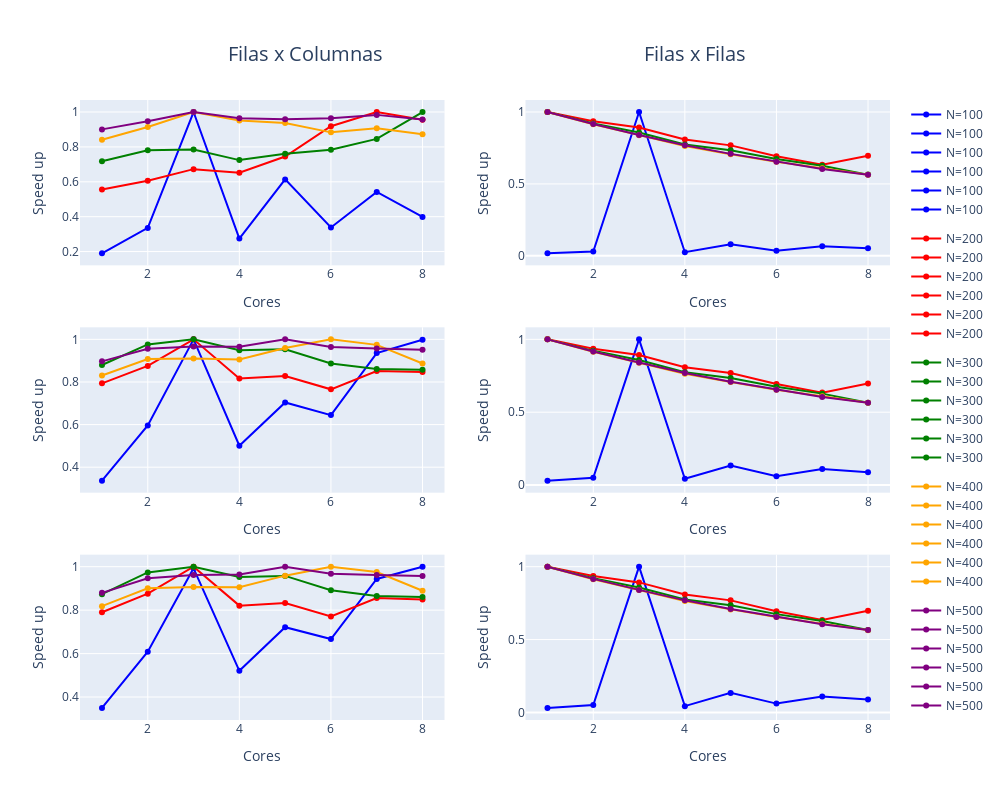

Notebook code cell kept with this figure:
### Code cell
comparacion_prueba1 = pd.merge(left=FilasxColumnasM1_promedio, right=FilasxFilasM1_promedio, how='inner', on=['N', 'CORES'])
comparacion_prueba2 = pd.merge(left=FilasxColumnasM2_promedio, right=FilasxFilasM2_promedio, how='inner', on=['N', 'CORES'])
comparacion_prueba3 = pd.merge(left=FilasxColumnasM3_promedio, right=FilasxFilasM2_promedio, how='inner', on=['N', 'CORES'])

fig = make_subplots(rows=3, cols=2)
for i, n_value in enumerate(comparacion_prueba1['N'].unique()):
    color = colors[i % len(colors)]  # Seleccionar un color de la paleta
    # Gráficas sobre la maquina 1
    fig.add_trace(go.Scatter(x=comparacion_prueba1[comparacion_prueba1['N'] == n_value]['CORES'], 
                             y=comparacion_prueba1[comparacion_prueba1['N'] == n_value]['SPEED_UP_x'], mode='lines+markers', name=f'N={n_value}', line=dict(color=color), showlegend=True, legendgroup=f"N={n_value}"), row=1, col=1)
    fig.add_trace(go.Scatter(x=comparacion_prueba1[comparacion_prueba1['N'] == n_value]['CORES'], 
                             y=comparacion_prueba1[comparacion_prueba1['N'] == n_value]['SPEED_UP_y'], mode='lines+markers', name=f'N={n_value}', line=dict(color=color), showlegend=True, legendgroup=f"N={n_value}"), row=1, col=2)
    # Gráficas sobre la maquina 2
    fig.add_trace(go.Scatter(x=comparacion_prueba2[comparacion_prueba2['N'] == n_value]['CORES'], 
                             y=comparacion_prueba2[comparacion_prueba2['N'] == n_value]['SPEED_UP_x'], mode='lines+markers', name=f'N={n_value}', line=dict(color=color), showlegend=True, legendgroup=f"N={n_value}"), row=2, col=1)
    fig.add_trace(go.Scatter(x=comparacion_prueba2[comparacion_prueba2['N'] == n_value]['CORES'], 
                             y=comparacion_prueba2[comparacion_prueba2['N'] == n_value]['SPEED_UP_y'], mode='lines+markers', name=f'N={n_value}', line=dict(color=color), showlegend=True, legendgroup=f"N={n_value}"), row=2, col=2)
    # Gráficas sobre la maquina 3
    fig.add_trace(go.Scatter(x=comparacion_prueba3[comparacion_prueba3['N'] == n_value]['CORES'], 
                             y=comparacion_prueba3[comparacion_prueba3['N'] == n_value]['SPEED_UP_x'], mode='lines+markers', name=f'N={n_value}', line=dict(color=color), showlegend=True, legendgroup=f"N={n_value}"), row=3, col=1)
    fig.add_trace(go.Scatter(x=comparacion_prueba3[comparacion_prueba3['N'] == n_value]['CORES'], 
                             y=comparacion_prueba3[comparacion_prueba3['N'] == n_value]['SPEED_UP_y'], mode='lines+markers', name=f'N={n_value}', line=dict(color=color), showlegend=True, legendgroup=f"N={n_value}"), row=3, col=2)

# Actualizar el diseño del gráfico
fig.update_xaxes(title_text="Cores", row=1, col=1)
fig.update_yaxes(title_text="Speed up", row=1, col=1)

fig.update_xaxes(title_text="Cores", row=1, col=2)
fig.update_yaxes(title_text="Speed up", row=1, col=2)

fig.update_xaxes(title_text="Cores", row=2, col=1)
fig.update_yaxes(title_text="Speed up", row=2, col=1)

fig.update_xaxes(title_text="Cores", row=2, col=2)
fig.update_yaxes(title_text="Speed up", row=2, col=2)

fig.update_xaxes(title_text="Cores", row=3, col=1)
fig.update_yaxes(title_text="Speed up", row=3, col=1)

fig.update_xaxes(title_text="Cores", row=3, col=2)
fig.update_yaxes(title_text="Speed up", row=3, col=2)

fig.update_layout(annotations=[
    dict(text="Filas x Columnas", x=0.18, y=1.1, xref="paper", yref="paper", showarrow=False, font=dict(size=20)),
    dict(text="Filas x Filas", x=0.825, y=1.1, xref="paper", yref="paper", showarrow=False, font=dict(size=20))
])

fig.update_layout(height=800, width=1000)
# Mostrar el gráfico
fig.show()

### Figure 1 — Plotly figure (JSON) as saved in the notebook; plotly's stock layout.template omitted (floating-point values rounded to 4 significant figures)
{"data": [{"legendgroup": "N=100", "line": {"color": "blue"}, "mode": "lines+markers", "name": "N=100", "showlegend": true, "type": "scatter", "x": [1, 2, 3, 4, 5, 6, 7, 8], "xaxis": "x", "y": [0.1899, 0.3358, 1, 0.2745, 0.6138, 0.3382, 0.5417, 0.3988], "yaxis": "y"}, {"legendgroup": "N=100", "line": {"color": "blue"}, "mode": "lines+markers", "name": "N=100", "showlegend": true, "type": "scatter", "x": [1, 2, 3, 4, 5, 6, 7, 8], "xaxis": "x2", "y": [0.01759, 0.02948, 1, 0.0252, 0.08109, 0.03554, 0.06594, 0.05256], "yaxis": "y2"}, {"legendgroup": "N=100", "line": {"color": "blue"}, "mode": "lines+markers", "name": "N=100", "showlegend": true, "type": "scatter", "x": [1, 2, 3, 4, 5, 6, 7, 8], "xaxis": "x3", "y": [0.3369, 0.596, 1, 0.5011, 0.7039, 0.6445, 0.9357, 0.9979], "yaxis": "y3"}, {"legendgroup": "N=100", "line": {"color": "blue"}, "mode": "lines+markers", "name": "N=100", "showlegend": true, "type": "scatter", "x": [1, 2, 3, 4, 5, 6, 7, 8], "xaxis": "x4", "y": [0.03023, 0.05014, 1, 0.043, 0.1338, 0.06026, 0.1094, 0.08832], "yaxis": "y4"}, {"legendgroup": "N=100", "line": {"color": "blue"}, "mode": "lines+markers", "name": "N=100", "showlegend": true, "type": "scatter", "x": [1, 2, 3, 4, 5, 6, 7, 8], "xaxis": "x5", "y": [0.3497, 0.6089, 0.9924, 0.5207, 0.7214, 0.6667, 0.9433, 1], "yaxis": "y5"}, {"legendgroup": "N=100", "line": {"color": "blue"}, "mode": "lines+markers", "name": "N=100", "showlegend": true, "type": "scatter", "x": [1, 2, 3, 4, 5, 6, 7, 8], "xaxis": "x6", "y": [0.03023, 0.05014, 1, 0.043, 0.1338, 0.06026, 0.1094, 0.08832], "yaxis": "y6"}, {"legendgroup": "N=200", "line": {"color": "red"}, "mode": "lines+markers", "name": "N=200", "showlegend": true, "type": "scatter", "x": [1, 2, 3, 4, 5, 6, 7, 8], "xaxis": "x", "y": [0.5554, 0.6057, 0.6725, 0.6516, 0.745, 0.9185, 1, 0.9554], "yaxis": "y"}, {"legendgroup": "N=200", "line": {"color": "red"}, "mode": "lines+markers", "name": "N=200", "showlegend": true, "type": "scatter", "x": [1, 2, 3, 4, 5, 6, 7, 8], "xaxis": "x2", "y": [1, 0.9356, 0.8921, 0.8083, 0.7681, 0.6929, 0.6337, 0.6966], "yaxis": "y2"}, {"legendgroup": "N=200", "line": {"color": "red"}, "mode": "lines+markers", "name": "N=200", "showlegend": true, "type": "scatter", "x": [1, 2, 3, 4, 5, 6, 7, 8], "xaxis": "x3", "y": [0.7935, 0.8755, 1, 0.8163, 0.8275, 0.7655, 0.8511, 0.8463], "yaxis": "y3"}, {"legendgroup": "N=200", "line": {"color": "red"}, "mode": "lines+markers", "name": "N=200", "showlegend": true, "type": "scatter", "x": [1, 2, 3, 4, 5, 6, 7, 8], "xaxis": "x4", "y": [1, 0.9356, 0.8922, 0.8086, 0.7688, 0.6936, 0.6344, 0.6972], "yaxis": "y4"}, {"legendgroup": "N=200", "line": {"color": "red"}, "mode": "lines+markers", "name": "N=200", "showlegend": true, "type": "scatter", "x": [1, 2, 3, 4, 5, 6, 7, 8], "xaxis": "x5", "y": [0.7904, 0.8756, 1, 0.8208, 0.8324, 0.7712, 0.8561, 0.8491], "yaxis": "y5"}, {"legendgroup": "N=200", "line": {"color": "red"}, "mode": "lines+markers", "name": "N=200", "showlegend": true, "type": "scatter", "x": [1, 2, 3, 4, 5, 6, 7, 8], "xaxis": "x6", "y": [1, 0.9356, 0.8922, 0.8086, 0.7688, 0.6936, 0.6344, 0.6972], "yaxis": "y6"}, {"legendgroup": "N=300", "line": {"color": "green"}, "mode": "lines+markers", "name": "N=300", "showlegend": true, "type": "scatter", "x": [1, 2, 3, 4, 5, 6, 7, 8], "xaxis": "x", "y": [0.7174, 0.7807, 0.7847, 0.7243, 0.7611, 0.7833, 0.8458, 1], "yaxis": "y"}, {"legendgroup": "N=300", "line": {"color": "green"}, "mode": "lines+markers", "name": "N=300", "showlegend": true, "type": "scatter", "x": [1, 2, 3, 4, 5, 6, 7, 8], "xaxis": "x2", "y": [1, 0.921, 0.8576, 0.7742, 0.734, 0.6739, 0.6269, 0.5648], "yaxis": "y2"}, {"legendgroup": "N=300", "line": {"color": "green"}, "mode": "lines+markers", "name": "N=300", "showlegend": true, "type": "scatter", "x": [1, 2, 3, 4, 5, 6, 7, 8], "xaxis": "x3", "y": [0.8798, 0.9762, 1, 0.9493, 0.9537, 0.8863, 0.8603, 0.8573], "yaxis": "y3"}, {"legendgroup": "N=300", "line": {"color": "green"}, "mode": "lines+markers", "name": "N=300", "showlegend": true, "type": "scatter", "x": [1, 2, 3, 4, 5, 6, 7, 8], "xaxis": "x4", "y": [1, 0.9211, 0.8577, 0.7746, 0.7346, 0.6744, 0.6274, 0.5653], "yaxis": "y4"}, {"legendgroup": "N=300", "line": {"color": "green"}, "mode": "lines+markers", "name": "N=300", "showlegend": true, "type": "scatter", "x": [1, 2, 3, 4, 5, 6, 7, 8], "xaxis": "x5", "y": [0.8737, 0.9737, 1, 0.9523, 0.9576, 0.8914, 0.8651, 0.8604], "yaxis": "y5"}, {"legendgroup": "N=300", "line": {"color": "green"}, "mode": "lines+markers", "name": "N=300", "showlegend": true, "type": "scatter", "x": [1, 2, 3, 4, 5, 6, 7, 8], "xaxis": "x6", "y": [1, 0.9211, 0.8577, 0.7746, 0.7346, 0.6744, 0.6274, 0.5653], "yaxis": "y6"}, {"legendgroup": "N=400", "line": {"color": "orange"}, "mode": "lines+markers", "name": "N=400", "showlegend": true, "type": "scatter", "x": [1, 2, 3, 4, 5, 6, 7, 8], "xaxis": "x", "y": [0.8411, 0.9141, 1, 0.9516, 0.9365, 0.8834, 0.9064, 0.8727], "yaxis": "y"}, {"legendgroup": "N=400", "line": {"color": "orange"}, "mode": "lines+markers", "name": "N=400", "showlegend": true, "type": "scatter", "x": [1, 2, 3, 4, 5, 6, 7, 8], "xaxis": "x2", "y": [1, 0.9142, 0.8392, 0.764, 0.7066, 0.6538, 0.6088, 0.5642], "yaxis": "y2"}, {"legendgroup": "N=400", "line": {"color": "orange"}, "mode": "lines+markers", "name": "N=400", "showlegend": true, "type": "scatter", "x": [1, 2, 3, 4, 5, 6, 7, 8], "xaxis": "x3", "y": [0.8302, 0.9077, 0.9102, 0.9059, 0.959, 1, 0.9742, 0.8865], "yaxis": "y3"}, {"legendgroup": "N=400", "line": {"color": "orange"}, "mode": "lines+markers", "name": "N=400", "showlegend": true, "type": "scatter", "x": [1, 2, 3, 4, 5, 6, 7, 8], "xaxis": "x4", "y": [1, 0.9142, 0.8393, 0.7642, 0.7069, 0.6541, 0.6091, 0.5646], "yaxis": "y4"}, {"legendgroup": "N=400", "line": {"color": "orange"}, "mode": "lines+markers", "name": "N=400", "showlegend": true, "type": "scatter", "x": [1, 2, 3, 4, 5, 6, 7, 8], "xaxis": "x5", "y": [0.8184, 0.9005, 0.9069, 0.9052, 0.9587, 1, 0.9753, 0.8892], "yaxis": "y5"}, {"legendgroup": "N=400", "line": {"color": "orange"}, "mode": "lines+markers", "name": "N=400", "showlegend": true, "type": "scatter", "x": [1, 2, 3, 4, 5, 6, 7, 8], "xaxis": "x6", "y": [1, 0.9142, 0.8393, 0.7642, 0.7069, 0.6541, 0.6091, 0.5646], "yaxis": "y6"}, {"legendgroup": "N=500", "line": {"color": "purple"}, "mode": "lines+markers", "name": "N=500", "showlegend": true, "type": "scatter", "x": [1, 2, 3, 4, 5, 6, 7, 8], "xaxis": "x", "y": [0.9005, 0.9465, 1, 0.9644, 0.9579, 0.9638, 0.9836, 0.9572], "yaxis": "y"}, {"legendgroup": "N=500", "line": {"color": "purple"}, "mode": "lines+markers", "name": "N=500", "showlegend": true, "type": "scatter", "x": [1, 2, 3, 4, 5, 6, 7, 8], "xaxis": "x2", "y": [1, 0.9162, 0.8406, 0.7685, 0.709, 0.6537, 0.6036, 0.5641], "yaxis": "y2"}, {"legendgroup": "N=500", "line": {"color": "purple"}, "mode": "lines+markers", "name": "N=500", "showlegend": true, "type": "scatter", "x": [1, 2, 3, 4, 5, 6, 7, 8], "xaxis": "x3", "y": [0.8967, 0.9556, 0.9665, 0.9656, 1, 0.9637, 0.9566, 0.9509], "yaxis": "y3"}, {"legendgroup": "N=500", "line": {"color": "purple"}, "mode": "lines+markers", "name": "N=500", "showlegend": true, "type": "scatter", "x": [1, 2, 3, 4, 5, 6, 7, 8], "xaxis": "x4", "y": [1, 0.9163, 0.8408, 0.7689, 0.7097, 0.6544, 0.6043, 0.5648], "yaxis": "y4"}, {"legendgroup": "N=500", "line": {"color": "purple"}, "mode": "lines+markers", "name": "N=500", "showlegend": true, "type": "scatter", "x": [1, 2, 3, 4, 5, 6, 7, 8], "xaxis": "x5", "y": [0.8796, 0.9465, 0.9621, 0.9645, 1, 0.9674, 0.9616, 0.9567], "yaxis": "y5"}, {"legendgroup": "N=500", "line": {"color": "purple"}, "mode": "lines+markers", "name": "N=500", "showlegend": true, "type": "scatter", "x": [1, 2, 3, 4, 5, 6, 7, 8], "xaxis": "x6", "y": [1, 0.9163, 0.8408, 0.7689, 0.7097, 0.6544, 0.6043, 0.5648], "yaxis": "y6"}], "layout": {"annotations": [{"font": {"size": 20}, "showarrow": false, "text": "Filas x Columnas", "x": 0.18, "xref": "paper", "y": 1.1, "yref": "paper"}, {"font": {"size": 20}, "showarrow": false, "text": "Filas x Filas", "x": 0.825, "xref": "paper", "y": 1.1, "yref": "paper"}], "height": 800, "width": 1000, "xaxis": {"anchor": "y", "domain": [0, 0.45], "title": {"text": "Cores"}}, "xaxis2": {"anchor": "y2", "domain": [0.55, 1], "title": {"text": "Cores"}}, "xaxis3": {"anchor": "y3", "domain": [0, 0.45], "title": {"text": "Cores"}}, "xaxis4": {"anchor": "y4", "domain": [0.55, 1], "title": {"text": "Cores"}}, "xaxis5": {"anchor": "y5", "domain": [0, 0.45], "title": {"text": "Cores"}}, "xaxis6": {"anchor": "y6", "domain": [0.55, 1], "title": {"text": "Cores"}}, "yaxis": {"anchor": "x", "domain": [0.7333, 1], "title": {"text": "Speed up"}}, "yaxis2": {"anchor": "x2", "domain": [0.7333, 1], "title": {"text": "Speed up"}}, "yaxis3": {"anchor": "x3", "domain": [0.3667, 0.6333], "title": {"text": "Speed up"}}, "yaxis4": {"anchor": "x4", "domain": [0.3667, 0.6333], "title": {"text": "Speed up"}}, "yaxis5": {"anchor": "x5", "domain": [0, 0.2667], "title": {"text": "Speed up"}}, "yaxis6": {"anchor": "x6", "domain": [0, 0.2667], "title": {"text": "Speed up"}}}}
